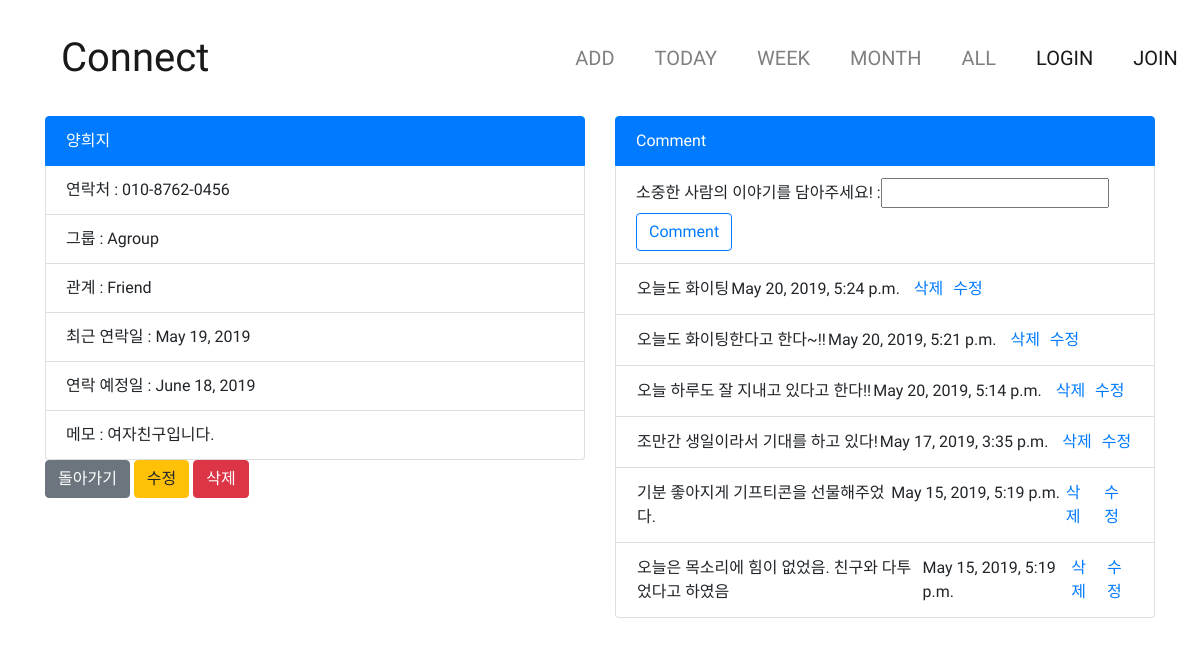
The app's page /detail/6 with its own data.
### friends/models.py (models this page shows, shortened)
class Friends(models.Model):
    friend_name = models.CharField(max_length=50)
    user = models.ForeignKey(User, on_delete=models.CASCADE, related_name='user')
    friend_mobile = models.CharField(max_length=13) #12자리만 받으려면 어떻게 해야하지?
    Agroup = "Agroup"
    Bgroup = "Bgroup"
    Cgroup = "Cgroup"
    Dgroup = "Dgroup"
    GRADE = (
        (Agroup, "A-Group"),
        (Bgroup, "B-Group"),
        (Cgroup, "C-Group"),
        (Dgroup, "D-Group"),
    )
    friend_group = models.CharField(max_length=10, choices=GRADE, default=Bgroup)
    Friend = "Friend"
    Business = "Business"
    Family = "Family"
    Another = "Another"
    RELATIONSHIP = (
        (Friend, "Friend"),
        (Business, "Business"),
        (Family, "Family"),
        (Another, "Another")
    )
    friend_relation = models.CharField(max_length=10, choices=RELATIONSHIP, default=Business)
    latest_connect = models.DateField(default=date.today)
    friend_memo = models.CharField(max_length=500)
    scheduled_connect = models.DateField(blank=True)

class Comment(models.Model):
    friend = models.ForeignKey(Friends, on_delete=models.CASCADE, related_name='friend')
    comment_created = models.DateTimeField(auto_now_add=True)
    comment_contents = models.CharField(max_length=300)
    class Meta:
        ordering = ['-comment_created']

### friends/views.py (the view)
# urls.py: path('detail/<int:pk>', FriendDetail.as_view(), name='detail'),
class FriendDetail(DetailView):
    model = Friends
    template_name = 'friends/friends_detail.html'
    def dispatch(self, request, *args, **kwargs):
        friend_id = kwargs['pk']
        friend = get_object_or_404(Friends, pk=friend_id)
        if request.method == "POST":
            comment_contents = request.POST.get('comment_contents')
            Comment.objects.create(friend=friend, comment_contents=comment_contents)
        comment = friend.friend.all()
        comment_form = CommentForm()
        return render(request, "friends/friends_detail.html", {'Comment': comment, 'object': friend, 'form': comment_form})

### friends/forms.py
class CommentForm(forms.ModelForm):
    class Meta:
        model = Comment
        fields = ['comment_contents',]
    def __init__(self, *args, **kwargs):
        super().__init__(*args, **kwargs)
        self.fields['comment_contents'].label = " 소중한 사람의 이야기를 담아주세요!   "
        self.fields['comment_contents'].widget = forms.TextInput()

### friends/templates/friends/friends_detail.html (shortened to what this page needs)
{% extends 'base.html' %}
{% block content1 %}
    <div class="row">
        <div class="col">
            <ul class="list-group">
                <li class="list-group-item active">{{ object.friend_name }}</li>
                <li class="list-group-item">연락처 : {{ object.friend_mobile }}</li>
                <li class="list-group-item">그룹 : {{ object.friend_group }}</li>
                <li class="list-group-item">관계 : {{ object.friend_relation }}</li>
                <li class="list-group-item">최근 연락일 : {{ object.latest_connect }}</li>
                <li class="list-group-item">연락 예정일 : {{ object.scheduled_connect }}</li>
                <li class="list-group-item">메모 : {{ object.friend_memo }}</li>
            </ul>
            <a href="{{ '/' }}" class="btn btn-secondary">돌아가기</a>
            <a href="{% url 'friend:update' object.id %}" class="btn btn-warning">수정</a>
            <a href="{% url 'friend:delete' object.id %}" class="btn btn-danger">삭제</a>
        </div>
        <div class="col">
            <ul class="list-group">
                <li class="list-group-item active">Comment</li>
                <li class="list-group-item">
                    <form action="" method="post">
                        {{ form }}
                        <input type="submit" value="Comment" class="btn btn-outline-primary">
                    </form>
                </li>
                {% for comment in Comment %}
                    {% if comment.friend_id == object.id %}
                        <li class="list-group-item" id="comment">
                        <table>
                            <tr>
                             <td class="test">{{ comment.comment_contents }}</td>
                              <td>  {{ comment.comment_created }} &nbsp;&nbsp;</td>
                            <td><a href="{% url  'friend:comment_delete' comment.id %}" class="btn_comment_delete">삭제</a>&nbsp;&nbsp;</td>
                            <td><a href="{% url  'friend:comment_update' comment.id %}" class="btn_comment_update">수정</a></td>
                            </tr>
                        </table>
                        </li>
                    {% endif %}
                {% endfor %}
            </ul>
        </div>
    </div>
{% endblock %}

### records on screen
Friends: friend_name "양희지", friend_mobile "010-8762-0456", friend_group "Agroup", friend_relation "Friend", latest_connect "May 19, 2019", scheduled_connect "June 18, 2019", friend_memo "여자친구입니다."
Comment: comment_contents "오늘도 화이팅", comment_created "May 20, 2019, 5:24 p.m."
Comment: comment_contents "오늘도 화이팅한다고 한다~!!", comment_created "May 20, 2019, 5:21 p.m."
Comment: comment_contents "오늘 하루도 잘 지내고 있다고 한다!!", comment_created "May 20, 2019, 5:14 p.m."
Comment: comment_contents "조만간 생일이라서 기대를 하고 있다!", comment_created "May 17, 2019, 3:35 p.m."
Comment: comment_contents "기분 좋아지게 기프티콘을 선물해주었다.", comment_created "May 15, 2019, 5:19 p.m."
Comment: comment_contents "오늘은 목소리에 힘이 없었음. 친구와 다투었다고 하였음", comment_created "May 15, 2019, 5:19 p.m."
